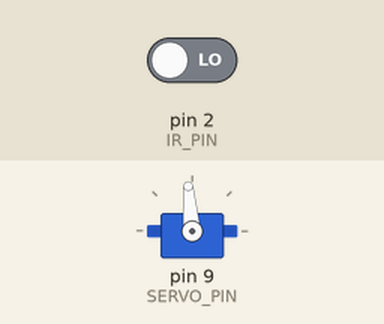
Simulated run of this sketch. Board: Arduino Uno, built with avr-gcc and run on an emulated ATmega328P. Parts: servo. The test bench sets the inputs (shaded band); at power-on: pin 2 (IR_PIN) LOW.

Above: at 5.3 s.
5.4 s: pin 2 (IR_PIN) driven HIGH
At 7.2 s:
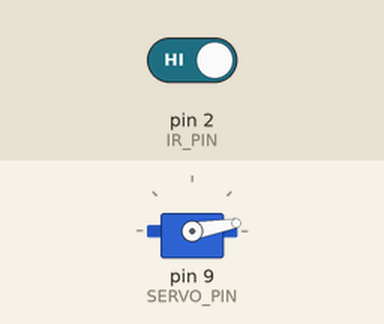
8.4 s: pin 2 (IR_PIN) driven LOW
At 8.8 s:
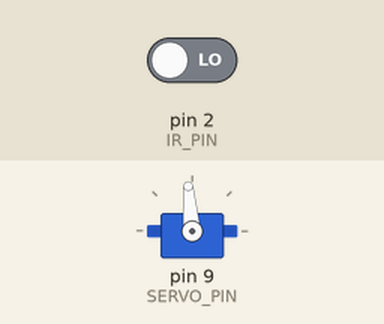
Timing chart, 0 to 20.8 s (numbered marks = the images above; inputs shaded):
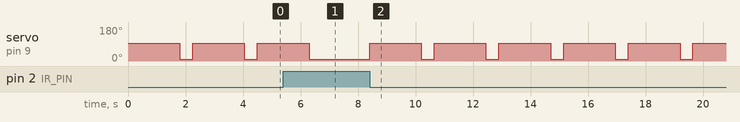

The sketch:

smart_trash_can.ino
```cpp
#include <Servo.h>

const byte IR_PIN = 2;
const byte SERVO_PIN = 9;
const int CLOSED_ANGLE = 10;
const int OPEN_ANGLE = 95;
const unsigned long OPEN_TIME = 1800;

Servo lid;

void setup() {
  pinMode(IR_PIN, INPUT);
  lid.attach(SERVO_PIN);
  lid.write(CLOSED_ANGLE);
}

void loop() {
  bool detected = digitalRead(IR_PIN) == LOW;
  if (detected) {
    lid.write(OPEN_ANGLE);
    delay(OPEN_TIME);
    lid.write(CLOSED_ANGLE);
    delay(400);
  }
  delay(50);
}
```

Measured:
- after the input at 5.4 s, servo on pin 9 (SERVO_PIN): goes on until 6.3 s, then stays 10°
- after the input at 8.4 s, servo on pin 9 (SERVO_PIN): alternates 95° for 1.8 s and 10° for 0.45 s, starting at once
- by itself, servo on pin 9 (SERVO_PIN): alternates 95° for 1.8 s and 10° for 0.45 s
